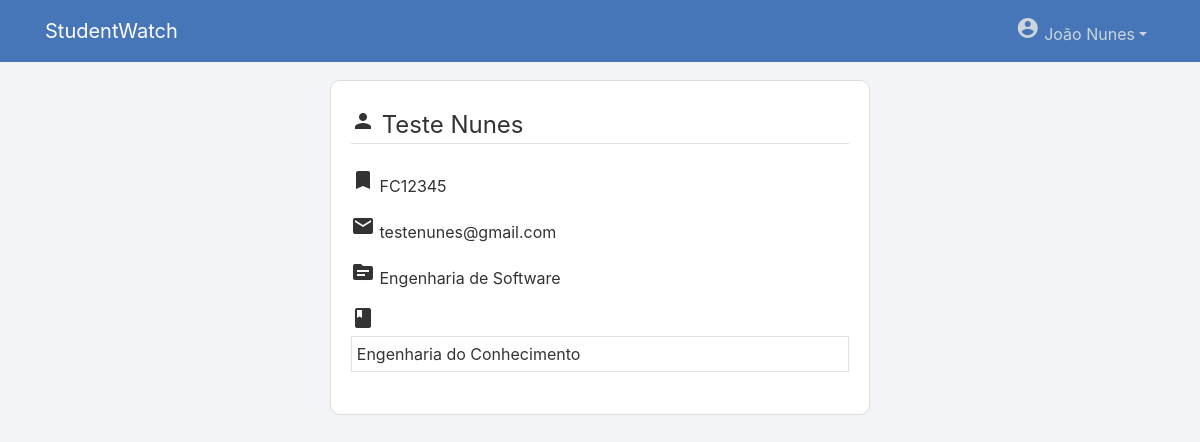
The app's page /estudante/21/ (signed in) with its own data.
### users/models.py (models this page shows, shortened)
class User(AbstractUser):
    username = models.EmailField(_('username'), unique=False)
    email = models.EmailField(_('email address'), unique=True)
    tipo = models.CharField(max_length=100)

class EstudanteProfile(models.Model):
    user = models.OneToOneField(User, on_delete=models.CASCADE, null=True, related_name='estudante_profile')
    matricula = models.CharField(max_length=20, null=True)
    curso = models.ForeignKey('manager.Curso', on_delete=models.SET_NULL, null=True)

### manager/models.py (models this page shows, shortened)
class Curso(models.Model):
    nome = models.CharField(max_length=100)
    descricao = models.TextField(max_length=500)
    coordenador = models.ForeignKey(CoordenadorProfile, on_delete=models.SET_NULL, null=True)
    def __str__(self):
        return self.nome

class Estudante_disciplina(models.Model):
    estudante = models.ForeignKey(EstudanteProfile, on_delete=models.CASCADE, null=True)
    disciplina = models.ForeignKey(Disciplina, on_delete=models.CASCADE, null=True)
    def __str__(self):
        return str(self.disciplina)

class Disciplina(models.Model):
    nome = models.CharField(max_length=100)
    professor = models.ForeignKey(ProfessorProfile, on_delete=models.SET_NULL, null=True)
    curso = models.ForeignKey(Curso, on_delete=models.CASCADE, null=True)
    def __str__(self):
        return self.nome

### manager/views.py (the view)
# urls.py: path('estudante/<int:pk>/', EstudanteDetailView.as_view(), name='estudante-detail'),
class EstudanteDetailView(LoginRequiredMixin, DetailView):
    template_name = "manager/estudante_detail.html"
    def get(self, request, *args, **kwargs):
        estudante_id = self.kwargs['pk']
        estudante = EstudanteProfile.objects.get(id=estudante_id)
        disciplinas = Estudante_disciplina.objects.filter(estudante = estudante_id)
        context = {
            'object': estudante,
            'disciplinas': disciplinas,
        }
        return render(request, self.template_name, context)

### manager/templates/manager/estudante_detail.html (shortened to what this page needs)
{% extends "page/base.html" %}
{% block content %}
    <div class="content-section">
        <fieldset class="form-group">
            <legend class="border-bottom mb-4"><span class="material-icons">person</span> {{ object.user.first_name }} {{ object.user.last_name }}</legend>
            <p><span class="material-icons">bookmark</span> {{ object.matricula }}</p>
            <p><span class="material-icons">mail</span> {{ object.user.email }}</p>
            <p><span class="material-icons">source</span> {{ object.curso }}</p>
            <table class="table table-bordered table-sm">
                {% for disciplina in disciplinas %}
                    {% if forloop.first %}
                        <tr>
                            <thead>
                                <span class="material-icons">book</span>
                            </thead>
                            <td>
                                {{ disciplina }}
                            </td>
                        </tr>
                    {% else %}
                        <tr>
                            <td>
                                {{ disciplina }}
                            </td>
                        </tr>
                    {% endif %}
                {% endfor %}
            </table>
    </div>
{% endblock content %}

### page/templates/page/base.html (shortened to what this page needs)
{% load static %}
<!DOCTYPE html>
<html lang="en">
<head>
    <link rel="stylesheet" href="https://stackpath.bootstrapcdn.com/bootstrap/4.1.3/css/bootstrap.min.css">
    <link rel="stylesheet" type="text/css" href="{% static 'page/main.css' %}">
    <link rel="stylesheet" href="https://code.jquery.com/ui/1.12.1/themes/base/jquery-ui.css" />
</head>
<body>
    <header class="site-header">
        <nav class="navbar navbar-expand-md navbar-dark bg-steel fixed-top">
          <div class="container">
            {% if user.is_authenticated and user.is_staff %}
              <a class="navbar-brand mr-4" href="{% url 'page-home' %}">StudentWatch | <b>Admin</b></a>
            {% else %}
              <a class="navbar-brand mr-4" href="{% url 'page-home' %}">StudentWatch</a>
            {% endif %}
            <div class="collapse navbar-collapse" id="navbarToggle">
              <div class="navbar-nav">
                {% if user.is_authenticated %}
                  <div class="nav-item dropdown">
                    <a class="nav-link dropdown-toggle" data-toggle="dropdown" href="#" role="button" aria-haspopup="true" aria-expanded="false"><span class="material-icons">account_circle</span> {{ user.first_name }} {{ user.last_name }}</a>
                  </div>
                {% else %}
                  <a class="nav-item nav-link" href="{% url 'login' %}"><span class="material-icons">login</span></a>
                {% endif %}
              </div>
            </div>
          </div>
        </nav>
    </header>
    <main role="main" class="container">
        <div class="row">
          <div class="col-sm-3"></div>
          <div class="col-md-6">
            {% block content %}{% endblock %}
          </div>
          <div class="col-sm-3"></div>
        </div>
      </main>
</body>
</html>

### page/static/page/main.css (style rules this page uses)
body { background: #f2f4f7; color: #333333; margin-top: 5rem; }
.bg-steel { background-color: #4675b8; }
.site-header .navbar-nav .nav-link { color: #cbd5db; }
.content-section { background: #ffffff; padding: 10px 20px; border: 1px solid #dddddd; border-radius: 10px; margin-bottom: 20px; }

### records on screen
User: first_name "João", last_name "Nunes"
EstudanteProfile: user.first_name "Teste", user.last_name "Nunes", matricula "FC12345", user.email "testenunes@gmail.com", curso "Engenharia de Software"
Estudante_disciplina: disciplina.nome "Engenharia do Conhecimento"
